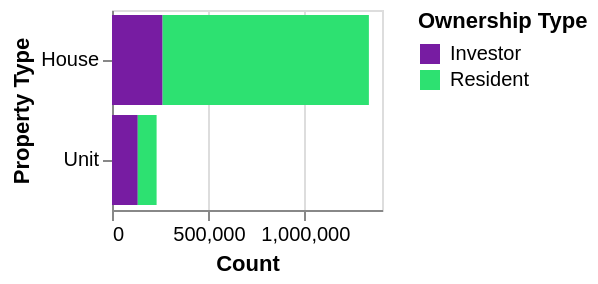

Describe this chart as a Vega-Lite specification.
### Vega-Lite specification from a JSON file in a GitHub repository (floating-point values rounded to 4 significant figures)
{"$schema": "https://vega.github.io/schema/vega-lite/v5.json", "width": 135, "height": 100, "config": {"background": null}, "data": {"values": [{"ptype": "House", "own_type": "Investor ", "count": 262412}, {"ptype": "Unit", "own_type": "Investor ", "count": 133689}, {"ptype": "House", "own_type": "Resident ", "count": 1069628}, {"ptype": "Unit", "own_type": "Resident ", "count": 97607}]}, "mark": "bar", "encoding": {"x": {"field": "count", "type": "quantitative", "title": "Count"}, "y": {"field": "ptype", "type": "nominal", "title": "Property Type"}, "color": {"field": "own_type", "title": "Ownership Type", "scale": {"domain": ["Investor ", "Resident "], "range": ["#771CA2", "#2DE171"]}}, "tooltip": [{"field": "ptype", "type": "nominal", "title": "Property Type"}, {"field": "own_type", "type": "nominal", "title": "Ownership Type"}, {"field": "count", "type": "nominal", "title": "Count of Properties"}]}}
